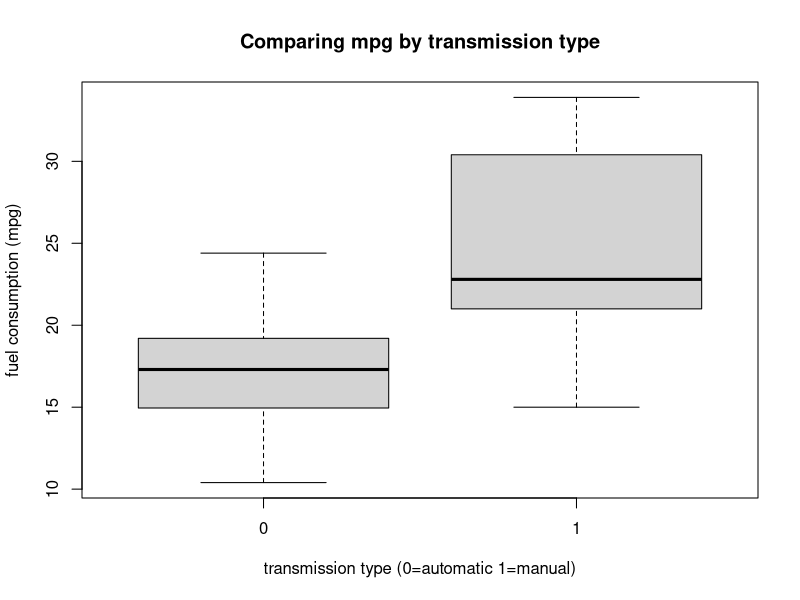
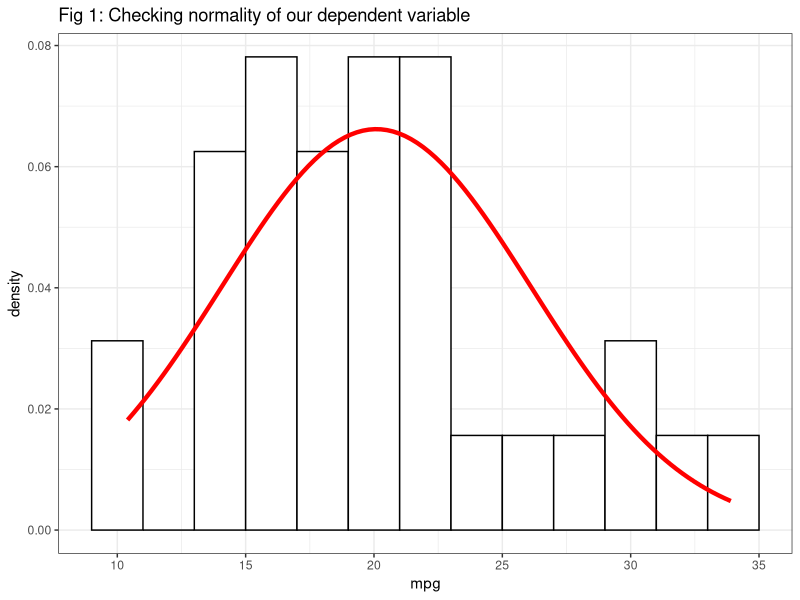
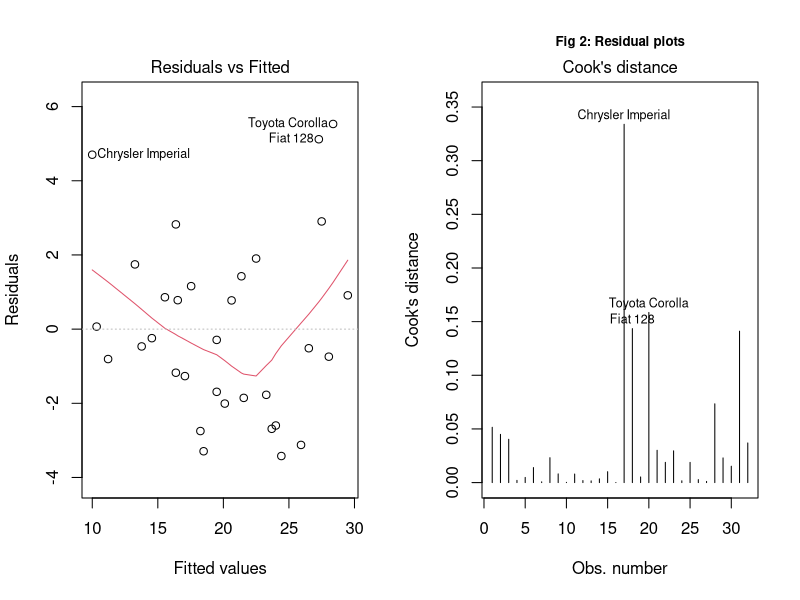

Write the R code that produced these figures, in order.
## ---- chunk 1
knitr::opts_chunk$set(echo = TRUE)
## ---- chunk 2
library(datasets)
head(mtcars,1)
str(mtcars)
library(dplyr)
mtcars <- mtcars %>% mutate(cyl=as.factor(cyl), am=as.factor(am), vs=as.factor(vs), gear=as.factor(gear))
## ---- chunk 3
boxplot(mtcars$mpg~mtcars$am,xlab="transmission type (0=automatic 1=manual)", ylab="fuel consumption (mpg)", main="Comparing mpg by transmission type")
## ---- chunk 4
fit_red <- lm(mpg~am+hp+wt,data=mtcars)
summary(fit_red)
## ---- chunk 5
library(ggplot2)
g <- ggplot(data=mtcars,aes(x = mpg))+ labs(title="Fig 1: Checking normality of our dependent variable") 
g <- g + geom_histogram(aes(y = ..density..), fill = "white", binwidth=2, colour = "black")
g + stat_function(fun=dnorm,colour="red", 
                  size=1.5, args=list(mean=mean(mtcars$mpg), sd=sd(mtcars$mpg)))+theme_bw()
## ---- chunk 6
fit_main <- lm(mpg~am,data=mtcars)
summary(fit_main)
## ---- chunk 7
fit_full <- lm(mpg~.,data=mtcars)
anova(fit_full,fit_main)
## ---- chunk 8
summary(fit_full)
## ---- chunk 9
fit_red <- lm(mpg~am+hp+wt,data=mtcars)
anova(fit_full,fit_red)
anova(fit_red,fit_main)
## ---- chunk 10
par(cex.main=0.8,mfrow=c(1,2))
plot(fit_red,which=1)
plot(fit_red,which=4)
title(main="Fig 2: Residual plots")
dfbetas(fit_red)[c(17,18,20),]
